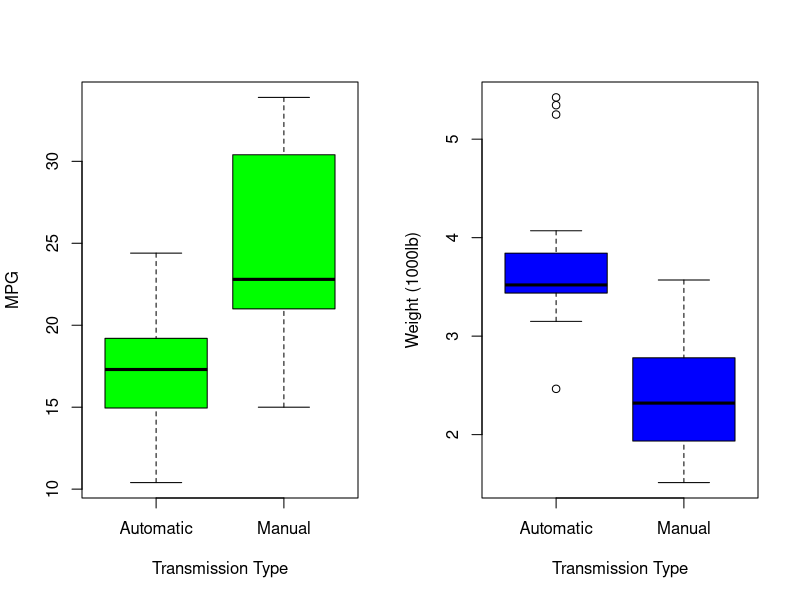
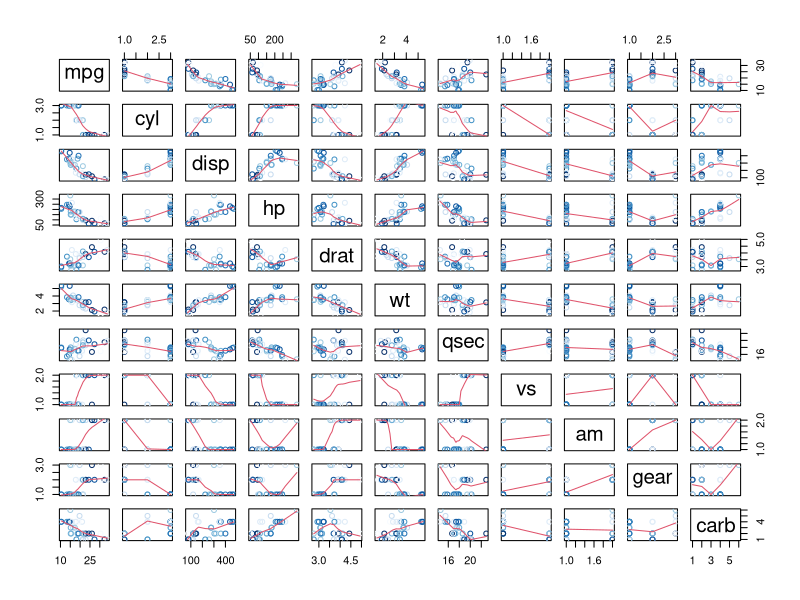
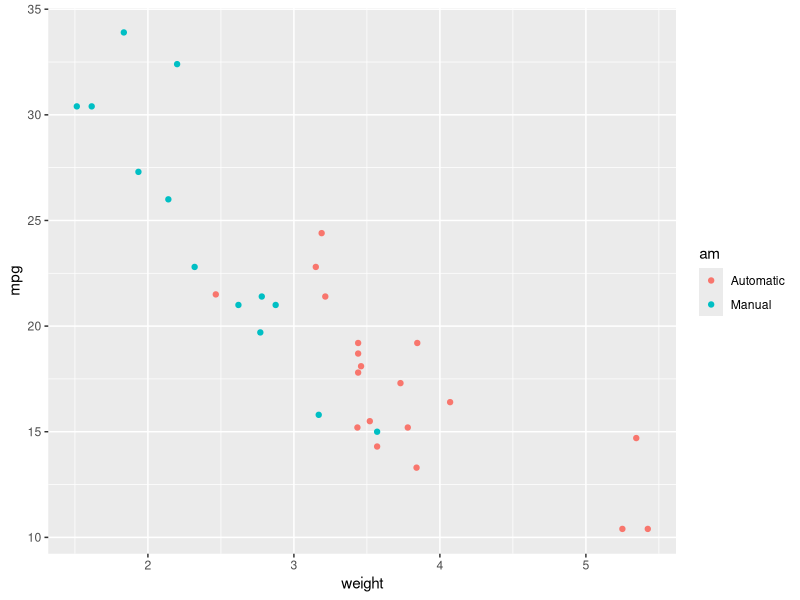
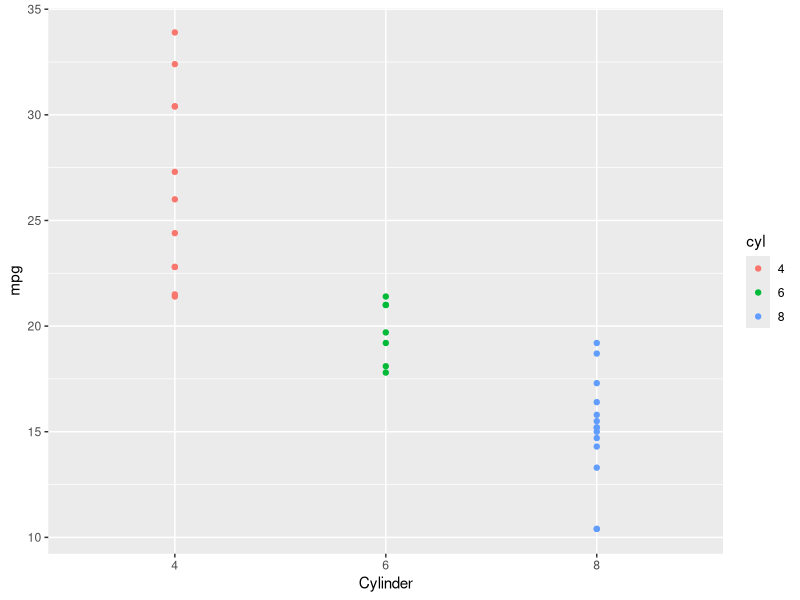
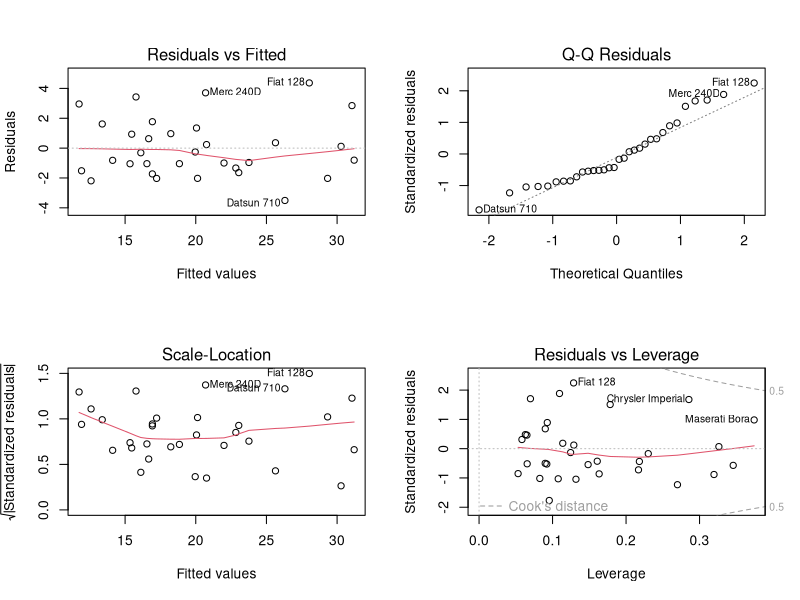

R code for these plots, in order:
## ---- chunk 1
setwd("~/datasciencecoursera/Regression Models/Course Project")
library(ggplot2)
library(knitr)
library(datasets)
library(xtable)
library(dplyr)
data(mtcars)
mtcars$cyl <- as.factor(mtcars$cyl)
mtcars$vs <- as.factor(mtcars$vs)
mtcars$am <- factor(mtcars$am)
mtcars$gear <- factor(mtcars$gear)
mtcars$carb <- factor(mtcars$carb)
attach(mtcars)
opts_chunk$set(results = 'hold',fig.path = 'figure/')
## ---- chunk 2
dim(mtcars)
head(mtcars)
tail(mtcars)
## ---- chunk 3
result <- t.test(mtcars[mtcars$am == 0, ]$mpg, mtcars[mtcars$am == 1, ]$mpg)
result$p.value
result$estimate
## ---- chunk 4
model1 <- lm(mpg ~ ., data=mtcars)
summary(model1)$call
paste("Residual Standard Error: ",summary(model1)$sigma)
paste("Degrees of Freedom: ",summary(model1)$df[2])
paste("Adjusted R-squared: ",summary(model1)$adj.r.squared , " (model can explain 78% of the variance of the MPG variable)")
model1.pvalue<-summary(model1)$fstatistic
model1.pvalue<-pf(model1.pvalue[1],model1.pvalue[2],model1.pvalue[3],lower.tail=F)
attributes(model1.pvalue)<-NULL
paste("p-value: ",model1.pvalue)
## ---- chunk 5
model2 <- step(model1, k=log(nrow(mtcars)))
## ---- chunk 6
summary(model2)$call
paste("Residual Standard Error: ",summary(model2)$sigma)
paste("Degrees of Freedom: ",summary(model2)$df[2])
paste("Adjusted R-squared: ",summary(model2)$adj.r.squared, " (model can explain 83% of the variance of the MPG variable)")
model2.pvalue<-summary(model2)$fstatistic
model2.pvalue<-pf(model2.pvalue[1],model2.pvalue[2],model2.pvalue[3],lower.tail=F)
attributes(model2.pvalue)<-NULL
paste("p-value: ",model2.pvalue)
## ---- chunk 7
model3<-lm(mpg ~ am, data=mtcars)
summary(model3)$call
#summary(model3)$coef
paste("Residual Standard Error: ",summary(model3)$sigma)
paste("Degrees of Freedom: ",summary(model3)$df[2])
paste("Adjusted R-squared: ",summary(model3)$adj.r.squared, " (model can explain 34% of the variance of the MPG variable)")
model3.pvalue<-summary(model3)$fstatistic
model3.pvalue<-pf(model3.pvalue[1],model3.pvalue[2],model3.pvalue[3],lower.tail=F)
attributes(model3.pvalue)<-NULL
paste("p-value: ",model3.pvalue)
## ---- chunk 8
model4<-lm(mpg ~ wt + qsec + am + wt:am, data=mtcars)
summary(model4)
#summary(model4)$call
#paste("Residual Standard Error: ",summary(model4)$sigma)
#paste("Degrees of Freedom: ",summary(model4)$df[2])
#paste("Adjusted R-squared: ",summary(model4)$adj.r.squared, " (model can explain 88% of the variance of the MPG variable)")
#model4.pvalue<-summary(model4)$fstatistic
#model4.pvalue<-pf(model4.pvalue[1],model4.pvalue[2],model4.pvalue[3],lower.tail=F)
#attributes(model4.pvalue)<-NULL
#paste("p-value: ",model4.pvalue)
## ---- chunk 9
#summary(model4)$coef
## ---- chunk 10
paste("dfbetas: ",sum((abs(dfbetas(model4)))>1))
## ---- chunk 11
par(mfrow = c(1, 2))
transFactor <- factor(mtcars$am, levels=0:1, labels=c("Automatic", "Manual"))
plot(transFactor, mtcars$mpg, xlab="Transmission Type", ylab="MPG",col="green")
plot(transFactor, mtcars$wt, xlab="Transmission Type", ylab="Weight (1000lb)",col="blue")
## ---- chunk 12
pairs(mtcars, panel=panel.smooth, col=blues9)
## ---- chunk 13
ggplot(mtcars, aes(x=wt, y=mpg, group=am, color=am, height=3, width=3)) + geom_point() +  
scale_color_discrete(labels=c("Automatic", "Manual")) + 
xlab("weight")
## ---- chunk 14
ggplot(mtcars, aes(x=cyl, y=mpg, group=cyl, color=cyl, height=3, width=3)) + geom_point() + scale_color_discrete(labels=c("4", "6","8")) + 
xlab("Cylinder")
## ---- chunk 15
par(mfrow = c(2, 2))
plot(model4)
